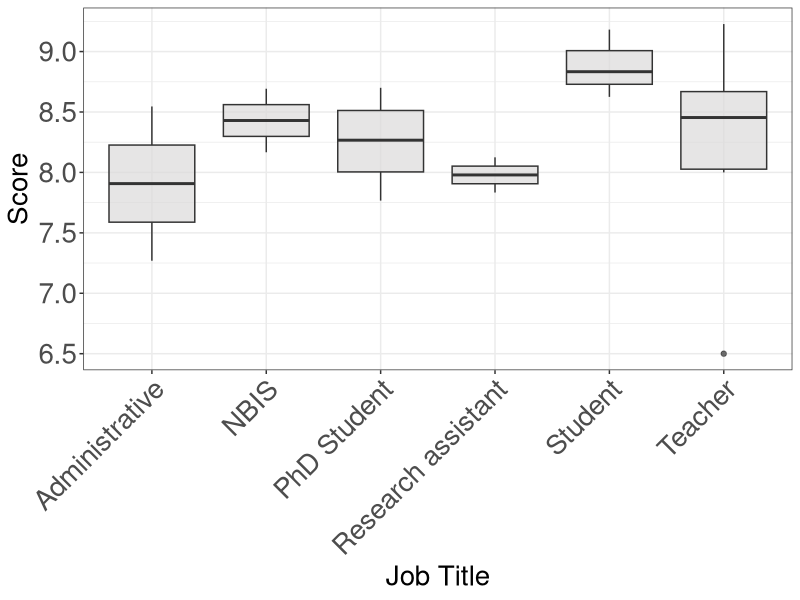
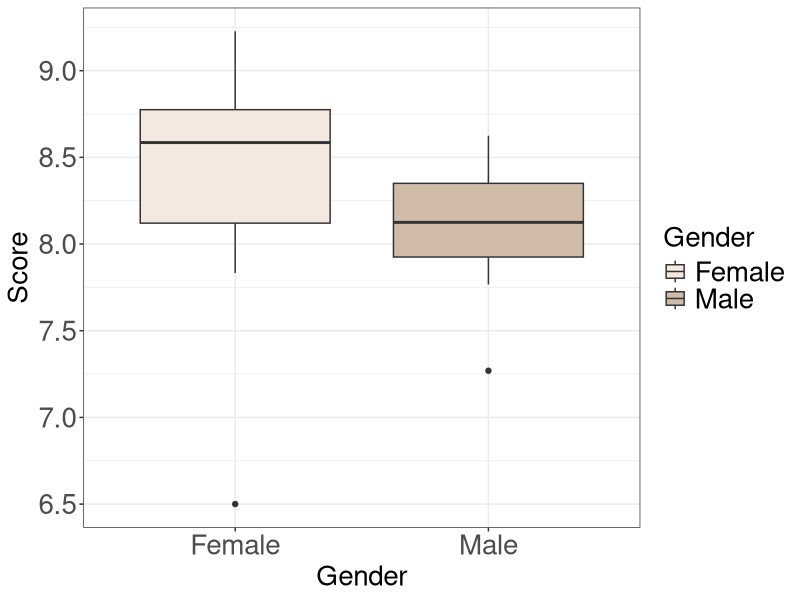
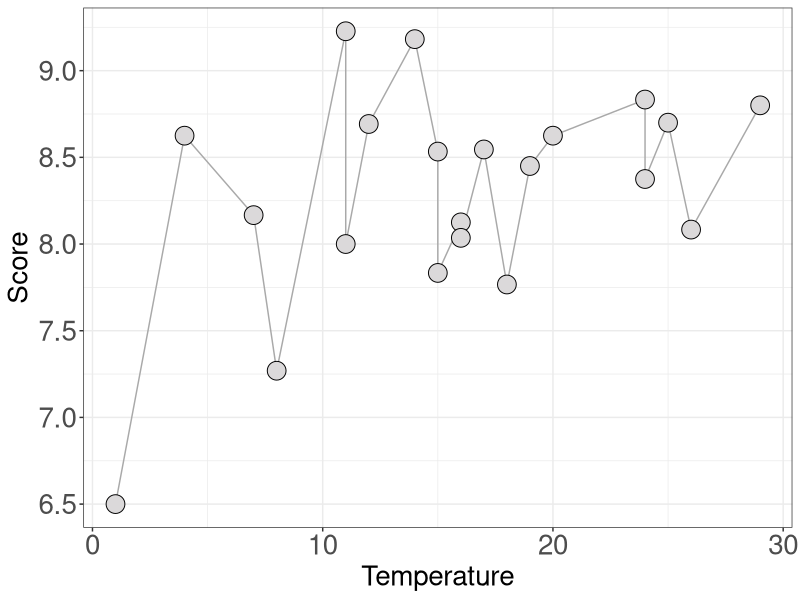

Generate these figures, in order, with R:
## ---- chunk 1
#| label: load-packages
#| message: false
library(dplyr)
library(ggplot2)
## ---- chunk 2
#| label: load-data
#| message: false

cake_data_raw <- read.csv("../2024_final_scores.tsv", sep = "\t", header = T)
## ---- chunk 3
#| label: prep-data
#| message: false

cake_data <- 
    cake_data_raw %>%
    mutate(month = format(as.Date(Date, format = "%Y-%m-%d"), "%m"))

n_cake <- nrow(cake_data)
## ---- chunk 4
#| label: cake origin country
#| message: false
swedish_yes <- 
    cake_data %>%
    filter(Nationality_of_the_cake == "Swedish") %>%
    count(Cake)

n_swedish <- nrow(swedish_yes)

swedish_no <- 
    cake_data %>%
    filter(Nationality_of_the_cake != "Swedish") %>%
    count(Cake)

n_world <- nrow(swedish_no)
## ---- chunk 5
#| content: valuebox
#| title: "Cakes"

list(
  icon = "cake",
  color = "#DDC3E3",
  value = n_cake
)
## ---- chunk 6
#| content: valuebox
#| title: "Swedish cakes"

list(
  icon = "cake-fill",
  color = "#F7E5B7",
  value = n_swedish
)
## ---- chunk 7
#| content: valuebox
#| title: "Global cakes"

list(
  icon = "cake-fill",
  color = "#CBD3AD",
  value = n_world
)
## ---- chunk 8
#| title: How much does your job title matter in baking?

cake_data %>%
    ggplot(aes(x = Job_group, y = Score)) +
    geom_boxplot(fill = "#DBD9DA", alpha = 0.7) +
    theme_minimal() +
    theme_bw() + 
    labs(x = "Job Title", y = "Score") + 
    theme(axis.text = element_text(size = 20),
    axis.text.x = element_text(size = 20, angle = 45, hjust = 1.0), 
    axis.title = element_text(size = 20),
    legend.text = element_text(size = 20), 
    legend.title = element_text(size = 20))
## ---- chunk 9
#| title: Who bakes better?

cake_data %>%
    ggplot(aes(x = Gender, y = Score, fill = Gender)) +
    geom_boxplot() +
    theme_minimal() +
    theme_bw() + 
    scale_fill_manual(values = c("#F5E8E1", "#D0BBA8")) + 
    labs(x = "Gender", y = "Score") + 
    theme(axis.text = element_text(size = 20),
    axis.title = element_text(size = 20),
    legend.text = element_text(size = 20), 
    legend.title = element_text(size = 20))
## ---- chunk 10
#| title: How does outdoor temperature influence final score?
cake_data %>%
    ggplot(aes(x = Temperature, y = Score)) +
    geom_line( color="darkgrey") +
    geom_point(shape=21, color="black", fill="#DBD9DA", size=6) + 
    theme_bw() + 
    theme(axis.text = element_text(size = 20),
    axis.title = element_text(size = 20),
    legend.text = element_text(size = 20), 
    legend.title = element_text(size = 20))
## ---- chunk 11
#| label: prepare cheesecakes

cheesecake_yes <- 
    cake_data %>%
    filter(Cheesecake == "yes")

cheesecake_yes %>%
  select(Cake, Score) %>%
  arrange(desc(Score))
## ---- chunk 12
#| label: Berry cakes

berries_yes <- 
    cake_data %>%
    filter(Berries == "yes")

berries_yes %>%
  select(Cake, Score) %>%
  arrange(Score)
## ---- chunk 13
#| label: Chocolate cakes

choco_yes <- 
    cake_data %>%
    filter(Chocolate == "yes")

choco_yes %>%
  select(Cake, Score) %>%
  arrange(desc(Score))
